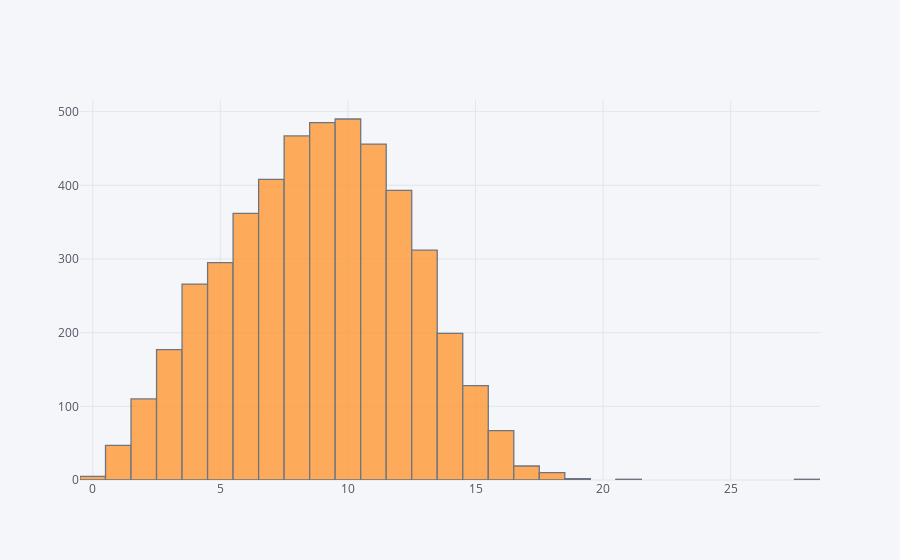

The cell this chart's notebook holds for it:
### Code cell
token_df.count().iplot(kind='histogram')

### Figure 1 — Plotly figure (JSON) as saved in the notebook; plotly's stock layout.template omitted (floating-point values rounded to 4 significant figures; data arrays with more than 128 entries replaced by an {"elided": "..."} marker saying what was removed)
{"data": [{"histfunc": "count", "histnorm": "", "marker": {"color": "rgba(255, 153, 51, 1.0)", "line": {"color": "#4D5663", "width": 1.3}}, "opacity": 0.8, "orientation": "v", "type": "histogram", "uid": "50d858e7-57bb-4794-8384-16999520e854", "x": {"elided": "4700 int values"}}], "layout": {"barmode": "overlay", "legend": {"bgcolor": "#F5F6F9", "font": {"color": "#4D5663"}}, "paper_bgcolor": "#F5F6F9", "plot_bgcolor": "#F5F6F9", "title": {"font": {"color": "#4D5663"}}, "xaxis": {"gridcolor": "#E1E5ED", "showgrid": true, "tickfont": {"color": "#4D5663"}, "title": {"font": {"color": "#4D5663"}, "text": ""}, "zerolinecolor": "#E1E5ED"}, "yaxis": {"gridcolor": "#E1E5ED", "showgrid": true, "tickfont": {"color": "#4D5663"}, "title": {"font": {"color": "#4D5663"}, "text": ""}, "zerolinecolor": "#E1E5ED"}}}
